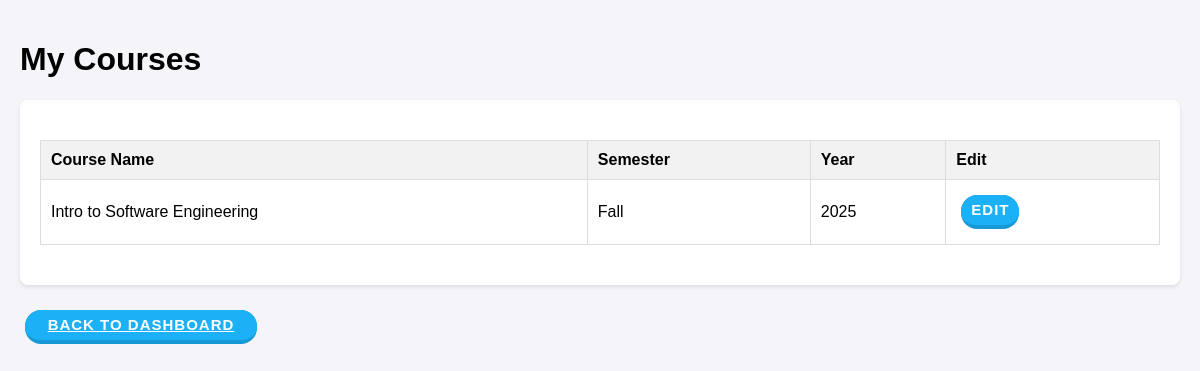
The app's page /instrcutor/courses/4/ with its own data.
### ScheduleAppData/models.py (models this page shows)
class Courses(models.Model):
    Id = models.AutoField(primary_key=True)
    CourseName = models.CharField(max_length=120)
    Semester = models.CharField(max_length=120)
    Year = models.IntegerField()

### ScheduleAppData/views.py (the view, shortened to what this page needs)
# urls.py: path('instrcutor/courses/<int:instructor_id>/', InstructorCourses.as_view(), name='instructor_courses'),
class InstructorCourses(View):
    def get(self, request, instructor_id):
        from ScheduleAppData.models import Courses
        courses = Courses.objects.filter(sections__InstructorId=instructor_id).distinct()
        instructor = User.objects.get(Id=instructor_id)
        return render(request, "InstructorCourses.html", {'courses': courses, 'instructor': instructor})

### templates/InstructorCourses.html (shortened to what this page needs)
{% load static %}
<!DOCTYPE html>
<html lang="en">
<head>
    <link rel="stylesheet" href="{% static 'css/styles.css' %}">
</head>
<body>
    <div class="container">
        <h1>My Courses</h1>
        <div class="section">
            <table border="1" width="100%">
                <thead>
                    <tr>
                        <th>Course Name</th>
                        <th>Semester</th>
                        <th>Year</th>
                        <th>Edit</th>
                    </tr>
                </thead>
                <tbody>
                    {% for course in courses %}
                    <tr>
                        <td>{{ course.CourseName }}</td>
                        <td>{{ course.Semester }}</td>
                        <td>{{ course.Year }}</td>
                        <td>
                            <button onclick="showEditForm('{{ course.Id }}', '{{ course.CourseName }}')" class="button" style="width: auto;">Edit</button>
                        </td>
                    </tr>
                    {% endfor %}
                </tbody>
            </table>
        </div>
        <a href="{% url 'instructor_dashboard' instructor.Id %}" class="button">Back to Dashboard</a>
    </div>
</body>
</html>

### static/css/styles.css (style rules this page uses)
body { font-family: Arial, sans-serif; margin: 0; padding: 0; background-color: #f4f4f9; }
.container { max-width: 1200px; margin: 0 auto; padding: 20px; }
.section { background: #fff; margin: 20px 0; padding: 20px; border-radius: 8px; box-shadow: 0 2px 4px rgba(0, 0, 0, 0.1); }
.button { appearance: button; background-color: #1899D6; border: solid transparent; border-radius: 16px; border-width: 0 0 4px; box-sizing: border-box; color: #FFFFFF; cursor: pointer; display: inline-block; font-family: din-round,sans-serif; font-size: 15px; font-weight: 700; letter-spacing: 1px; line-height: 10px; margin: 5px; outline: none; overflow: visible; padding: 10px; text-align: center; text-transform: uppercase; touch-action: manipulation; transform: translateZ(0); transition: filter .2s; user-select: none; -webkit-user-select: none; vertical-align: middle; white-space: nowrap; width: 20%; }
.button:after { background-clip: padding-box; background-color: #1CB0F6; border: solid transparent; border-radius: 16px; border-width: 0 0 4px; bottom: -4px; content: ""; left: 0; position: absolute; right: 0; top: 0; z-index: -1; }
.button, .button:focus { user-select: auto; }
table { width: 100%; border-collapse: collapse; margin: 20px 0; }
table th, table td { padding: 10px; text-align: left; border: 1px solid #ddd; }
table th { background-color: #f2f2f2; }

### records on screen
Courses: CourseName "Intro to Software Engineering", Semester "Fall", Year "2025"
